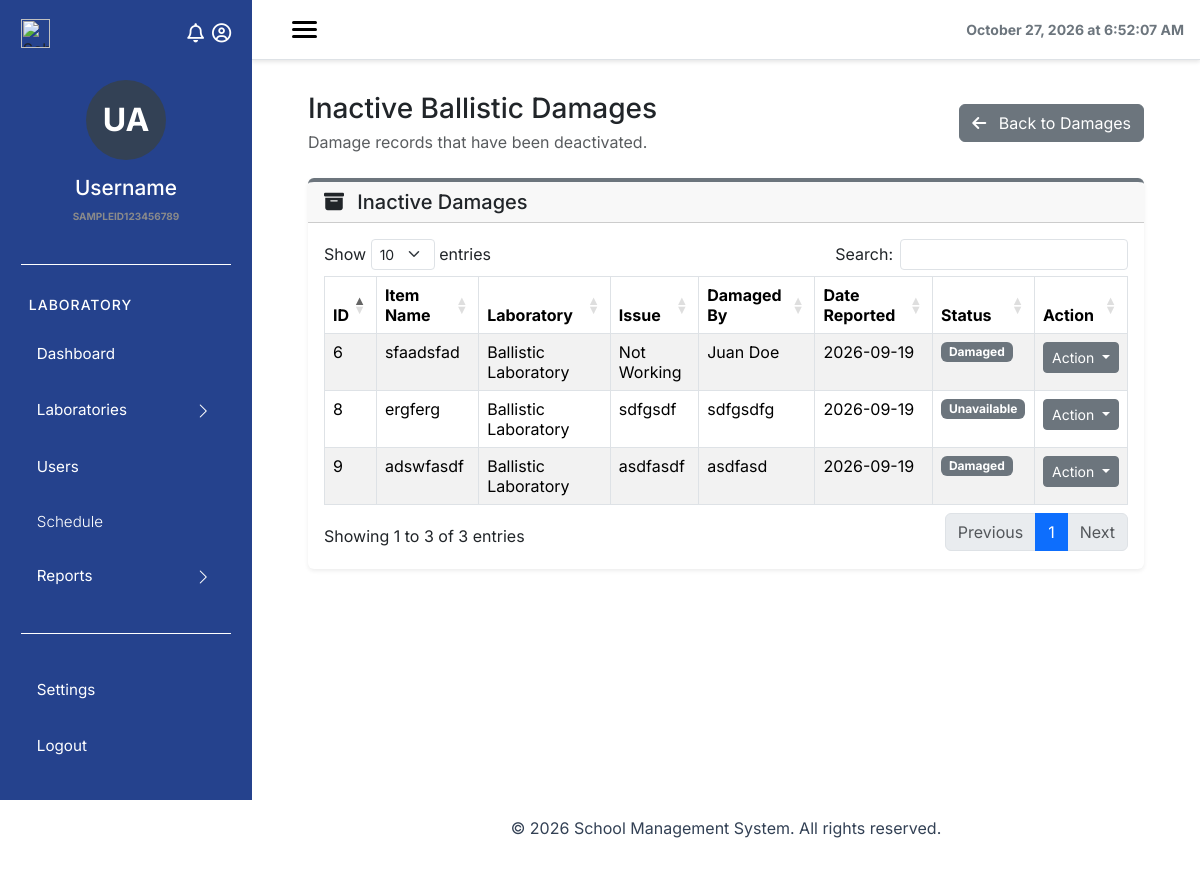
Screenshot of /balistic-damage/inactive with the database file from the repository.
### tables this page shows
CREATE TABLE `lab_ballistic_damage` (
  `id` int(11) NOT NULL,
  `item_name` varchar(100) NOT NULL,
  `laboratory` varchar(100) NOT NULL,
  `issue` varchar(100) NOT NULL,
  `reported_by` varchar(100) NOT NULL,
  `date_reported` date NOT NULL DEFAULT current_timestamp(),
  `status` varchar(20) NOT NULL,
  `is_active` tinyint(1) NOT NULL DEFAULT 1
);

### app/controllers/BalisticDmgController.php (called while the page is built, shortened)
<?php
require_once __DIR__ . '/../models/BalDamage.php';
class BalisticDmgController
{
    public function inactive()
    {
        $damage = new BalDamage();
        $rows = $damage->getInactive();
        require_once __DIR__ . '/../views/damages/crim/balistic/balInactive.php';
    }
}

### config/database.php (called while the page is built)
<?php
class Database {
    private static $instance = null;
    public static function connect() {
        if (!self::$instance) {
            self::$instance = new PDO(
                "mysql:host=localhost;dbname=payr_bcp;charset=utf8",
                "root",
                ""
            );
            self::$instance->setAttribute(PDO::ATTR_ERRMODE, PDO::ERRMODE_EXCEPTION);
        }
        return self::$instance;
    }
}

### app/models/BalDamage.php (called while the page is built, shortened)
<?php
class BalDamage
{
    private $db;
    private $table = "lab_ballistic_damage";
    public function __construct()
    {
        require __DIR__ . '/../../config/database.php';
        $this->db = Database::connect();
    }
    public function getInactive()
    {
        $stmt = $this->db->prepare(
            "SELECT * FROM {$this->table}
         WHERE is_active = 0
         ORDER BY id DESC"
        );
        $stmt->execute();
        return $stmt->fetchAll(PDO::FETCH_ASSOC);
    }
}

### app/views/damages/crim/balistic/balInactive.php (the view, shortened to what this page needs)
<?php include __DIR__ . '/../../../includes/sidebar.php'; ?>
<?php include __DIR__ . '/../../../includes/header.php'; ?>
<main class="main-content">
    <div class="container-fluid px-4">
        <div class="d-flex justify-content-between align-items-center mb-4">
            <div>
                <h3 class="mb-1">Inactive Ballistic Damages</h3>
                <p class="text-muted mb-0">
                    Damage records that have been deactivated.
                </p>
            </div>
            <a href="<?= BASE_URL ?>/balistic-damage"
                class="btn btn-secondary">
                <i class="fas fa-arrow-left me-2"></i>
                Back to Damages
            </a>
        </div>
        <div class="card mb-4 shadow-sm border-0 border-top border-4 border-secondary">
            <div class="card-header">
                <h5 class="mb-0">
                    <i class="fas fa-box-archive me-2"></i>
                    Inactive Damages
                </h5>
            </div>
            <div class="card-body">
                <div class="table-responsive">
                    <table id="balInactiveDamageTable"
                        class="table table-striped table-bordered"
                        style="width:100%">
                        <thead>
                            <tr>
                                <th>ID</th>
                                <th>Item Name</th>
                                <th>Laboratory</th>
                                <th>Issue</th>
                                <th>Damaged By</th>
                                <th>Date Reported</th>
                                <th>Status</th>
                                <th>Action</th>
                            </tr>
                        </thead>
                        <tbody>
                            <?php if (!empty($rows)): ?>
                                <?php foreach ($rows as $row): ?>
                                    <tr>
                                        <td><?= htmlspecialchars($row['id']); ?></td>
                                        <td><?= htmlspecialchars($row['item_name']); ?></td>
                                        <td><?= htmlspecialchars($row['laboratory']); ?></td>
                                        <td><?= htmlspecialchars($row['issue']); ?></td>
                                        <td><?= htmlspecialchars($row['reported_by']); ?></td>
                                        <td><?= htmlspecialchars($row['date_reported']); ?></td>
                                        <td>
                                            <?php
                                            $status = strtolower($row['status']);
                                            if ($status === 'damage') {
                                                $statusClass = 'bg-danger';
                                                $statusText = 'Damage';
                                            } elseif ($status === 'under inspection') {
                                                $statusClass = 'bg-warning text-dark';
                                                $statusText = 'Under Inspection';
                                            } elseif ($status === 'fixed') {
                                                $statusClass = 'bg-primary';
                                                $statusText = 'Fixed';
                                            } elseif ($status === 'working') {
                                                $statusClass = 'bg-success';
                                                $statusText = 'Working';
                                            } else {
                                                $statusClass = 'bg-secondary';
                                                $statusText = htmlspecialchars($row['status']);
                                            }
                                            ?>
                                            <span class="badge <?= $statusClass ?>">
                                                <?= $statusText ?>
                                            </span>
                                        </td>
                                        <td>
                                            <div class="dropdown">
                                                <button
                                                    class="btn btn-sm btn-secondary dropdown-toggle"
                                                    type="button"
                                                    data-bs-toggle="dropdown">
                                                    Action
                                                </button>
                                            </div>
                                        </td>
                                    </tr>
                                <?php endforeach; ?>
                            <?php endif; ?>
                        </tbody>
                    </table>
                </div>
            </div>
        </div>
    </div>
</main>
<?php include __DIR__ . '/../../../includes/footer.php'; ?>

### css/styles.css (style rules this page uses)
* { margin: 0; padding: 0; box-sizing: border-box; font-family: 'Inter', sans-serif; }
:root { --color1: rgba(32, 0, 130, 1); --color2: rgba(51, 65, 85, 1); --color3: rgba(255, 255, 255, 1); --color4: rgba(186, 186, 186, 1); --color5: rgba(95, 95, 95, 1); --color6: rgba(51, 65, 85, 1); --color7: rgb(81, 70, 183); --color8: rgb(0, 0, 0); --color9: rgba(240, 240, 240, 1); --sidebar-width: 252px; --header-height: 60px; }
body { background: var(--color9); }
.main-content { margin-left: var(--sidebar-width); margin-top: var(--header-height); min-height: calc(100vh - var(--header-height)); padding: 2rem; transition: margin-left 0.3s ease; position: relative; z-index: 1; }
.card { border: none; border-radius: 0.75rem; }
.card-header { background-color: #f8f9fc; border-bottom: 1px solid #e3e6f0; }

### rows the page displays
lab_ballistic_damage: id "9", item_name "adswfasdf", laboratory "Ballistic Laboratory", issue "asdfasdf", reported_by "asdfasd", date_reported "2026-09-19", status "Damaged"
lab_ballistic_damage: id "8", item_name "ergferg", laboratory "Ballistic Laboratory", issue "sdfgsdf", reported_by "sdfgsdfg", date_reported "2026-09-19", status "Unavailable"
lab_ballistic_damage: id "6", item_name "sfaadsfad", laboratory "Ballistic Laboratory", issue "Not Working", reported_by "Juan Doe", date_reported "2026-09-19", status "Damaged"
